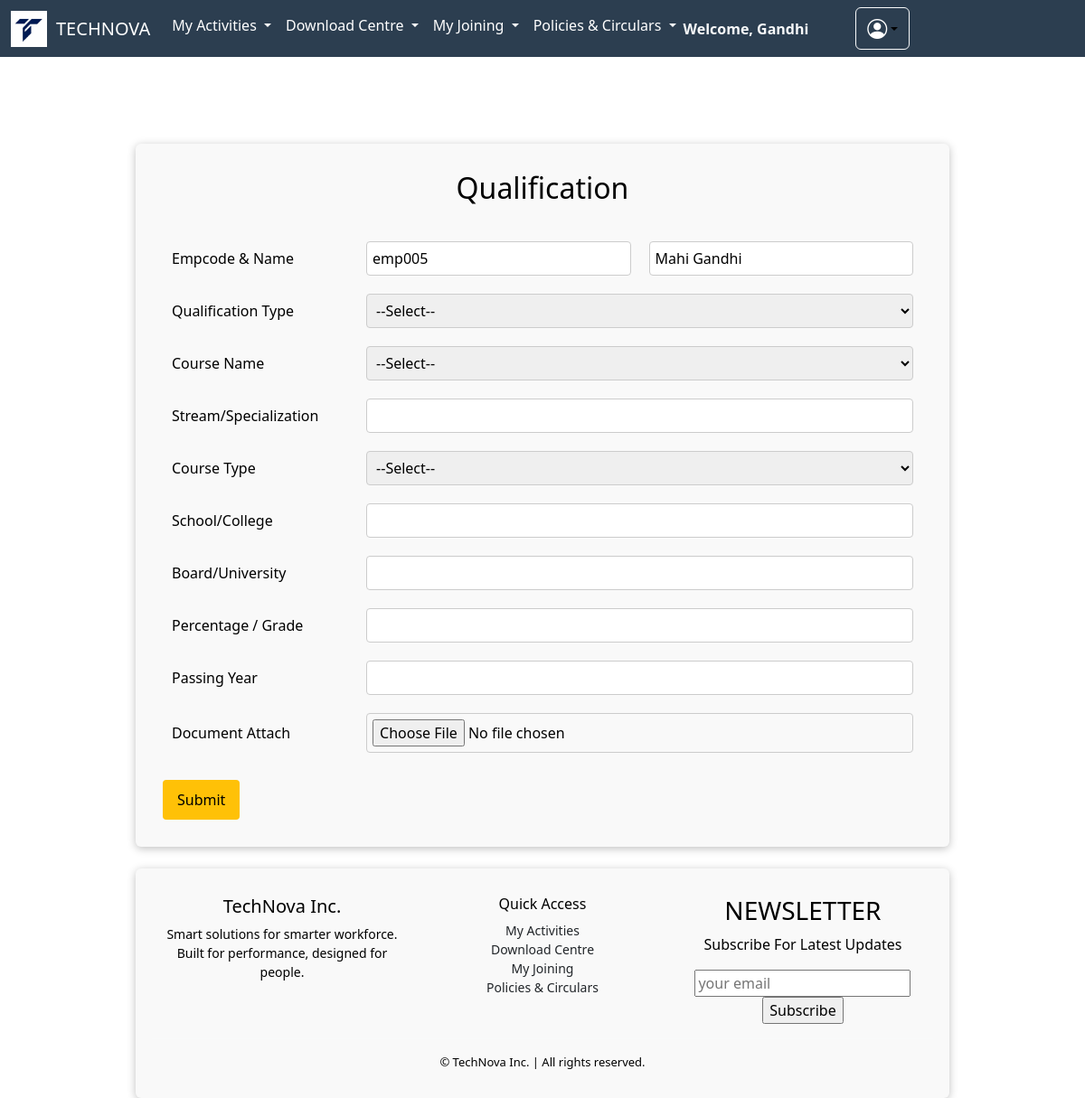
Screenshot of /qualification/ (signed in) with the database file from the repository.
### apps/dashboard/models.py (models this page shows, shortened)
class BaseClass(models.Model):
    id = models.UUIDField(primary_key=True, default=uuid.uuid4, editable=False)
    created_at = models.DateTimeField(auto_now_add=True)
    updated_at = models.DateTimeField(auto_now=True)
    class Meta:
        abstract = True

class Employee(BaseClass):
    employee_id = models.CharField(max_length=10, unique=True, blank=True)
    first_name = models.CharField(max_length=255,null=False,blank=False)
    last_name = models.CharField(max_length=255,null=False,blank=False)
    company_email = models.EmailField(unique=True,null=False,blank=False)
    pvt_email = models.EmailField(unique=True,null=False,blank=False)
    mobile = models.CharField(max_length=15,null=False,blank=False)
    password = models.CharField(max_length=8, blank=True,null=False)
    doj = models.DateField(verbose_name="Date of Joining",null=False,blank=False)
    dob = models.DateField(verbose_name="Date of Birth", default="2000-01-01")
    location = models.CharField(max_length=100, blank=True, null=True)
    designation = models.CharField(max_length=100, blank=True, null=True)
    department = models.CharField(max_length=100, blank=True, null=True)
    manager = models.CharField(max_length=100, blank=True, null=True)
    photo = models.ImageField(upload_to='employee_photos/', default='default.jpg')

### apps/dashboard/views.py (the view, shortened to what this page needs)
# urls.py: path('qualification/', qualification_form, name='qualification'),
def qualification_form(request):
    employee_id = request.session.get('employee_id')
    employee = Employee.objects.filter(employee_id=employee_id).first()  # Use session or login in real case
    return render(request, 'dashboard/qualification_form.html', {'employee': employee})

### apps/dashboard/templates/dashboard/qualification_form.html (shortened to what this page needs)
{% extends 'dashboard/basetwo.html' %}
{% block body %}
<br></br>
<div class="container">
    <h2>Qualification</h2>
    <form method="POST" enctype="multipart/form-data">
        <table>
            <tr>
                <td>Empcode & Name</td>
                <td><input type="text" value="{{ employee.employee_id }}" readonly></td>
                <td><input type="text" value="{{ employee.first_name }} {{ employee.last_name }}" readonly></td>
            </tr>
            <tr>
                <td>Qualification Type</td>
                <td colspan="2">
                    <select name="qualification_type" required>
                        <option value="">--Select--</option>
                    </select>
                </td>
            </tr>
            <tr>
                <td>Course Name</td>
                <td colspan="2">
                    <select name="course_name" required>
                        <option value="">--Select--</option>
                    </select>
                </td>
            </tr>
            <tr>
                <td>Stream/Specialization</td>
                <td colspan="2"><input type="text" name="specialization"></td>
            </tr>
            <tr>
                <td>Course Type</td>
                <td colspan="2">
                    <select name="course_type" required>
                        <option value="">--Select--</option>
                    </select>
                </td>
            </tr>
            <tr>
                <td>School/College</td>
                <td colspan="2"><input type="text" name="school_college" required></td>
            </tr>
            <tr>
                <td>Board/University</td>
                <td colspan="2"><input type="text" name="board_university" required></td>
            </tr>
            <tr>
                <td>Percentage / Grade</td>
                <td colspan="2"><input type="text" name="percentage" required></td>
            </tr>
            <tr>
                <td>Passing Year</td>
                <td colspan="2"><input type="text" name="passing_year" required></td>
            </tr>
            <tr>
                <td>Document Attach</td>
                <td colspan="2"><input type="file" name="document"></td>
            </tr>
        </table>
        <button type="submit" class="submit-btn">Submit</button>
    </form>
</div>
{% endblock %}

### apps/dashboard/templates/dashboard/basetwo.html (shortened to what this page needs)
<!DOCTYPE html>
<html lang="en">
<head>
  <link href="https://cdn.jsdelivr.net/npm/bootstrap@5.3.6/dist/css/bootstrap.min.css"
 rel="stylesheet" />
  <link rel="stylesheet" href="https://cdnjs.cloudflare.com/ajax/libs/font-awesome/6.5.0/css/all.min.css">
 <link rel="stylesheet" href="https://cdnjs.cloudflare.com/ajax/libs/font-awesome/6.4.0/css/all.min.css">
  <link rel="stylesheet" href="https://cdnjs.cloudflare.com/ajax/libs/font-awesome/6.4.0/css/all.min.css">
  <link rel="stylesheet" href="https://cdn.jsdelivr.net/npm/bootstrap-icons@1.11.3/font/bootstrap-icons.css">
</head>
<body>
  <nav class="navbar navbar-expand-lg navbar-cyan">
    <div class="container-fluid">
      <img src="/media/]logoog.jpg" alt="Login Banner"
        style="height: 40px; width: auto; object-fit: contain; vertical-align: middle; margin-right: 10px;">
      <a class="navbar-brand" href="{% url 'index_inner' %}">TECHNOVA</a>
      <div class="collapse navbar-collapse" id="navbarScroll">
        <ul class="navbar-nav me-auto my-2 my-lg-0 navbar-nav-scroll" style="--bs-scroll-height: 100px;">
          <li class="nav-item dropdown">
            <a class="nav-link dropdown-toggle" href="#" role="button" data-bs-toggle="dropdown" aria-expanded="false">
              My Activities
            </a>
          </li>
          <li class="nav-item dropdown">
            <a class="nav-link dropdown-toggle" href="#" role="button" data-bs-toggle="dropdown" aria-expanded="false">
              Download Centre
            </a>
          </li>
          <li class="nav-item dropdown">
            <a class="nav-link dropdown-toggle" href="#" role="button" data-bs-toggle="dropdown" aria-expanded="false">
              My Joining
            </a>
          </li>
          <li class="nav-item dropdown">
            <a class="nav-link dropdown-toggle" href="#" role="button" data-bs-toggle="dropdown" aria-expanded="false">
              Policies & Circulars
            </a>
          </li>
          <div class="d-flex align-items-center ms-auto">
            {% if request.session.employee_name %}
            <span class="me-3 text-light fw-bold">Welcome, {{ request.session.employee_name }}</span>
            {% endif %}
         <div class="dropdown ms-3">
  <button class="btn btn-light dropdown-toggle d-flex align-items-center" style="background-color: #2c3e50;" type="button" id="userMenu" data-bs-toggle="dropdown" aria-expanded="false" style="padding: 6px 12px; border-radius: 8px;">
    <i class="bi bi-person-circle" style="font-size: 22px; color: white; "></i>
  </button>
</div>
      </div>
    </div>
  </nav>
  <BR></BR>
  {% block body %}
  {% endblock %}
  <footer class="mt-4" style="background: white; color: black; ">
    <div class="container text-center">
      <div class="row">
        <div class="col-md-4 mb-3">
          <h5>TechNova Inc.</h5>
          <p style="font-size: 14px;">Smart solutions for smarter workforce. Built for performance, designed for people.
          </p>
        </div>
        <div class="col-md-4 mb-3">
          <h6>Quick Access</h6>
          <ul class="list-unstyled" style="font-size: 14px;">
            <li><a href="{% url 'claims_page' %}" class="text-dark text-decoration-none">My Activities</a></li>
            <li><a href="{% url 'salary' %}" class="text-dark text-decoration-none">Download Centre</a></li>
            <li><a href="{% url 'generalinfo' %}" class="text-dark text-decoration-none">My Joining</a></li>
            <li><a href="{% url 'policy_and_circular' %}" class="text-dark text-decoration-none">Policies &
                Circulars</a></li>
          </ul>
        </div>
        <div class="col-md-4 mb-3">
          <h3>NEWSLETTER</h3>
          <P>Subscribe For Latest Updates</P>
          <input type="email" placeholder="your email" class="email">
          <input type="submit" value="Subscribe" class="btn-btn-danger">
        </div>
        <hr class="border-light">
        <div style="font-size: 13px;">&copy; {{ current_year }} TechNova Inc. | All rights reserved.</div>
      </div>
  </footer>
</body>
</html>

### apps/dashboard/templates/dashboard/basetwo.html (style rules this page uses)
html, body { height: 100%; margin: 0; background: #ffffff; }
.navbar-cyan { background-color: #2c3e50; ; }
.navbar-cyan .nav-link, .navbar-cyan .navbar-brand { color: #ffffff !important; }
.navbar-cyan .dropdown { color: black !important; }

### apps/dashboard/templates/dashboard/qualification_form.html (style rules this page uses)
body { font-family: 'Segoe UI', sans-serif; background: fffffff; }
.container { background-color: #f9f9f9; padding: 30px; max-width: 900px; margin: auto; border-radius: 6px; box-shadow: 0 2px 10px rgba(0, 0, 0, 0.25); }
h2 { color: black; text-align: center; margin-bottom: 30px; font-weight: 500; }
table { width: 100%; }
td { color: black; padding: 10px; vertical-align: middle; }
input[type="text"], select, input[type="file"] { width: 100%; padding: 6px; border: 1px solid #ccc; border-radius: 4px; }
.submit-btn { margin-top: 20px; background: #FFC107; color: rgb(0, 0, 0); padding: 10px 16px; border: none; border-radius: 4px; cursor: pointer; }

### rows the page displays
Employee: session.employee_name "Gandhi", employee_id "emp005", first_name "Mahi Gandhi"
